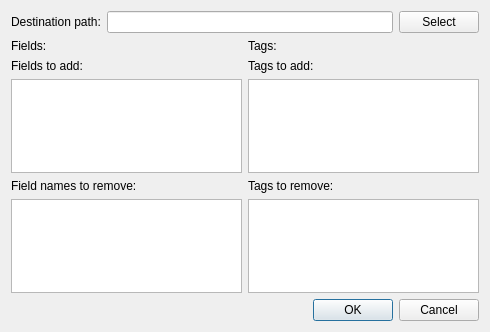
<ui version="4.0" >
 <class>ItemsDialog</class>
 <widget class="QDialog" name="ItemsDialog" >
  <property name="geometry" >
   <rect>
    <x>0</x>
    <y>0</y>
    <width>490</width>
    <height>332</height>
   </rect>
  </property>
  <property name="windowTitle" >
   <string>ItemsDialog</string>
  </property>
  <layout class="QVBoxLayout" name="verticalLayout" >
   <item>
    <layout class="QHBoxLayout" name="horizontalLayout_5" >
     <item>
      <widget class="QLabel" name="label_8" >
       <property name="text" >
        <string>Destination path:</string>
       </property>
      </widget>
     </item>
     <item>
      <widget class="QLineEdit" name="lineEdit_dst_path" >
       <property name="readOnly" >
        <bool>true</bool>
       </property>
      </widget>
     </item>
     <item>
      <widget class="QPushButton" name="pushButton_select_dst_path" >
       <property name="text" >
        <string>Select</string>
       </property>
      </widget>
     </item>
    </layout>
   </item>
   <item>
    <layout class="QHBoxLayout" name="horizontalLayout" >
     <item>
      <layout class="QVBoxLayout" name="verticalLayout_fields" >
       <item>
        <widget class="QLabel" name="label_fields" >
         <property name="text" >
          <string>Fields:</string>
         </property>
        </widget>
       </item>
      </layout>
     </item>
     <item>
      <layout class="QVBoxLayout" name="verticalLayout_tags" >
       <item>
        <widget class="QLabel" name="label_tags" >
         <property name="text" >
          <string>Tags:</string>
         </property>
        </widget>
       </item>
      </layout>
     </item>
    </layout>
   </item>
   <item>
    <layout class="QHBoxLayout" name="horizontalLayout_2" >
     <item>
      <layout class="QVBoxLayout" name="verticalLayout_fields_2" >
       <item>
        <widget class="QLabel" name="label_9" >
         <property name="text" >
          <string>Fields to add:</string>
         </property>
        </widget>
       </item>
       <item>
        <widget class="QPlainTextEdit" name="plainTextEdit_fields_add" />
       </item>
      </layout>
     </item>
     <item>
      <layout class="QVBoxLayout" name="verticalLayout_tags_2" >
       <item>
        <widget class="QLabel" name="label_10" >
         <property name="text" >
          <string>Tags to add:</string>
         </property>
        </widget>
       </item>
       <item>
        <widget class="QPlainTextEdit" name="plainTextEdit_tags_add" />
       </item>
      </layout>
     </item>
    </layout>
   </item>
   <item>
    <layout class="QHBoxLayout" name="horizontalLayout_3" >
     <item>
      <layout class="QVBoxLayout" name="verticalLayout_fields_3" >
       <item>
        <widget class="QLabel" name="label_fields_rm" >
         <property name="text" >
          <string>Field names to remove:</string>
         </property>
        </widget>
       </item>
       <item>
        <widget class="QPlainTextEdit" name="plainTextEdit_fields_rm" />
       </item>
      </layout>
     </item>
     <item>
      <layout class="QVBoxLayout" name="verticalLayout_tags_3" >
       <item>
        <widget class="QLabel" name="label_tags_rm" >
         <property name="text" >
          <string>Tags to remove:</string>
         </property>
        </widget>
       </item>
       <item>
        <widget class="QPlainTextEdit" name="plainTextEdit_tags_rm" />
       </item>
      </layout>
     </item>
    </layout>
   </item>
   <item>
    <widget class="QDialogButtonBox" name="buttonBox" >
     <property name="orientation" >
      <enum>Qt::Horizontal</enum>
     </property>
     <property name="standardButtons" >
      <set>QDialogButtonBox::Cancel|QDialogButtonBox::Ok</set>
     </property>
    </widget>
   </item>
  </layout>
 </widget>
 <resources/>
 <connections>
  <connection>
   <sender>buttonBox</sender>
   <signal>accepted()</signal>
   <receiver>ItemsDialog</receiver>
   <slot>accept()</slot>
   <hints>
    <hint type="sourcelabel" >
     <x>248</x>
     <y>254</y>
    </hint>
    <hint type="destinationlabel" >
     <x>157</x>
     <y>274</y>
    </hint>
   </hints>
  </connection>
  <connection>
   <sender>buttonBox</sender>
   <signal>rejected()</signal>
   <receiver>ItemsDialog</receiver>
   <slot>reject()</slot>
   <hints>
    <hint type="sourcelabel" >
     <x>316</x>
     <y>260</y>
    </hint>
    <hint type="destinationlabel" >
     <x>286</x>
     <y>274</y>
    </hint>
   </hints>
  </connection>
 </connections>
</ui>
